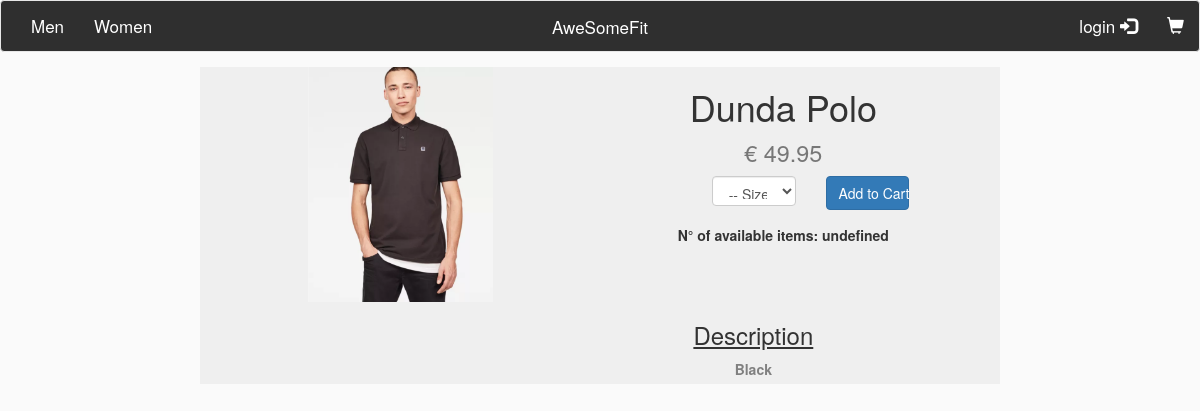
/browse/visualize/1, run on the app's committed database.
### tables this page shows
CREATE TABLE `product` (
  `product_id` int(11) NOT NULL,
  `product_name` varchar(45) NOT NULL,
  `product_description` varchar(160) NOT NULL,
  `product_gender` enum('man','woman','unisex') NOT NULL,
  `product_price` float(5,2) NOT NULL,
  `product_type` enum('T-Shirt','Pants','Skirt','Shirt','Eyewear') NOT NULL,
  `product_season` enum('SS','FW','ND') NOT NULL
);

### application/controllers/Browse.php (called while the page is built, shortened)
<?php
class Browse extends CI_Controller {
	public function __construct() {
        $this->load->helper('url_helper');
        $this->load->helper('url');
        $this->load->model('products_model');
        $this->load->library('session');
    }
    public function visualize($id = FALSE){
        if ($id === FALSE){
            $this -> load -> view('articleView');
        } else {
            $data['products'] = $this -> products_model -> get_product($id);
            $data['details'] = $this -> products_model -> get_details($id);
            $this -> load -> view('articleView', $data);
        }
    }
}

### index.php (called while the page is built, shortened)
<?php
require_once BASEPATH.'core/CodeIgniter.php';

### application/models/Products_model.php (called while the page is built, shortened)
<?php
class Products_model extends CI_Model {
        public function get_product($id){
                $query = $this->db->get_where('product', array('product_id' => $id));
                return $query->result_array();
        }
}

### application/views/articleView.php (the view, shortened to what this page needs)
<!DOCTYPE html>
<html>
<head>
    <link rel="stylesheet" href="https://maxcdn.bootstrapcdn.com/bootstrap/3.3.7/css/bootstrap.min.css">
    <link rel="stylesheet" href="http://localhost/assets/css/global.css">
</head>
<body>
<nav class="navbar navbar-default" role="navigation">
  <div class="navbar-header">
    <a class="navbar-ASF" href="http://localhost/home">AweSomeFit</a>
  </div>
  <div class="navbar-collapse collapse">
    <ul class="nav navbar-nav navbar-left">
        <li><a href="http://localhost/browse/openmen" style="color: #FFFFFF;" onmouseover="this.style.color='#AAAAAA'" onmouseout="this.style.color='#FFFFFF'">Men</a></li>
        <li><a href="http://localhost/browse/openwomen" style="color: #FFFFFF;" onmouseover="this.style.color='#AAAAAA'" onmouseout="this.style.color='#FFFFFF'">Women</a></li>
    </ul>
    <ul class="nav navbar-nav navbar-right">
     <?php
        if(isset($_SESSION["user_id"])) {
        echo "<li><a href=\"http://localhost/profile/open_profile\" style=\"color: #FFFFFF;\" onmouseover=\"this.style.color='#AAAAAA'\" onmouseout=\"this.style.color='#FFFFFF'\"><i class=\"glyphicon glyphicon-user\"></i>  Profile</a></li>";
    }
      else {
        echo "<li><a href=\"http://localhost/login\" style=\"color: #FFFFFF;\" onmouseover=\"this.style.color='#AAAAAA'\" onmouseout=\"this.style.color='#FFFFFF'\">login  <i class=\"glyphicon glyphicon-log-in\"></i></a></li>";
      }
    ?>
      <li><a href="http://localhost/cart/open_cart" style="color: #FFFFFF;" onmouseover="this.style.color='#AAAAAA'" onmouseout="this.style.color='#FFFFFF'"><i class="glyphicon glyphicon-shopping-cart"></i></a></li>
    </ul>
  </div>
</nav>
   <?php foreach ($products as $product_item): ?>
        <div class="row" style="margin-left: 200px; margin-right: 200px; margin-top: 15px; text-align: center; background-color: #EFEFEF;">
          <div class="col-xs-6 col-sm-6 col-md-6 col-lg-6" style="float: left;">
           <img src="http://localhost/assets/img/products/<?php echo $product_item['product_id']; ?>.png" style="width: 50%; float: ">
           </div>
           <div class="col-xs-5 col-sm-5 col-md-5 col-lg-5" style="float: right; margin-right:50px;">
            <h1><?php echo $product_item['product_name']; ?>
            <br><small><?php echo '€ ' . $product_item['product_price']; ?></small></h1>
            </div>
            <form action="http://localhost/cart/add_to_cart/<?php echo $product_item['product_id']; ?>" method="POST">
           <div class="col-xs-5 col-sm-5 col-md-5 col-lg-5" style="float: right; text-align: center;">
              <div class="col-xs-12 col-sm-12 col-md-12 col-lg-12">
              <div class="col-xs-5 col-sm-5 col-md-5 col-lg-5">
               <select class="form-control" name="size" style="width: 100%; height: 30px;" onchange="setQuantity(this)">
                <option selected>-- Size --</option>
                </select>
              </div>
            <div class="col-xs-5 col-sm-5 col-md-5 col-lg-5">
            <a href="http://localhost/cart">
            <button type="submit" class="btn btn-primary" style="width: 100%;">Add to Cart</button>
            </a>
            </div>
            </div>
            <div class="col-xs-12 col-sm-12 col-md-12 col-lg-12" style="float: right; margin-right:50px;">
            <label id="quantity" style="margin: 15px;">N° of available items: undefined</label>
            </div>
            </div>
            </form>
            <div class="col-xs-5 col-sm-5 col-md-5 col-lg-5" style="float: right; margin-right:80px;"><h3><u>Description</u></h3><label style="margin-top: 0px; color: gray;"><?php echo $product_item['product_description']; ?></label>
            </div>
        </div>
    <?php endforeach; ?>
</body>
</html>

### assets/css/global.css (style rules this page uses)
.navbar { margin-bottom: 0px; }
.navbar-ASF { position: absolute; width: 100%; left: 0; text-align: center; margin:0 auto; }
.navbar { background-color: #2F2F2F; overflow: hidden; }
.navbar a { float: left; display: block; color: #FFFFFF; text-align: center; padding: 14px 16px; text-decoration: none; font-size: 17px; }
body { background-color: #FAFAFA; }
button { background-size: cover; background-color: #eee; }

### data on the page
product: product_name "Dunda Polo", product_price "49.95", product_description "Black"
